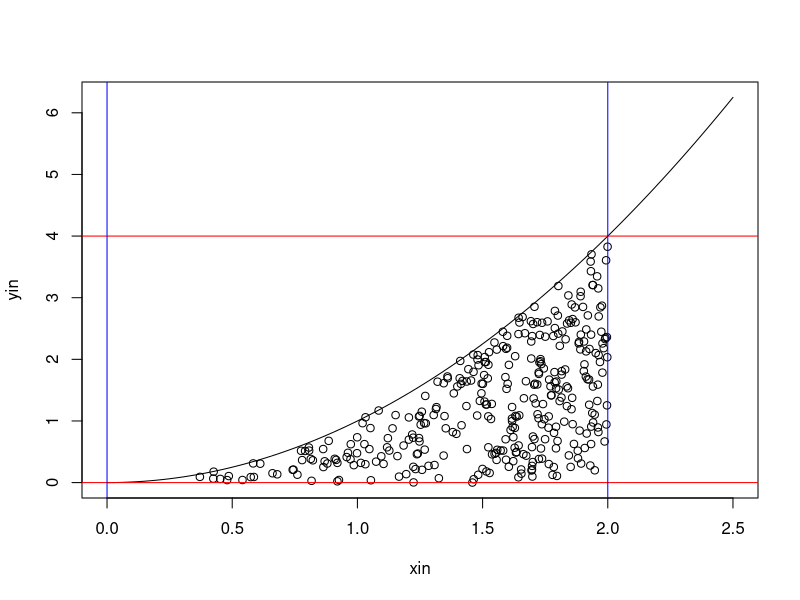

Write the R code that produced this figure.
##########################################################################################################################################

#(주의) ->  순차적으로 코드를 실행하는 것을 권함!

#에러 발생 시 github Finance/R-Finance-Programming 경로에 issue를 남기면 확인

##########################################################################################################################################

### 시뮬레이션

# 시뮬레이션은 다양한 분야에 사용될 수 있는데, 간단한 사례로 다음 적분값을 시뮬레이션을 이용해 구할 수 있음.

n<-1000
f<-function(x) x^2
x<-runif(n,0,2)
y<-runif(n,0,4)
xin<-x[y<f(x)]
yin<-y[y<f(x)]
plot(xin, yin, xlim=c(0, 2.5), ylim=c(0,2.5^2))

curve(x^2, 0, 2.5, add=T)
abline(h=0, col='red')
abline(h=4, col='red')
abline(v=0, col='blue')
abline(v=2, col='blue')

# 시뮬레이션 이용 적분 코드

set.seed(123)
f<-function(x) x^2
a<-0
b<-2
c<-0
d<-4
n<-10^5
x<-runif(n,a,b)
y<-runif(n,c,d)
a*sum(y<f(x))/n
integrate(f,a,b)


########################################################결과값(print)#####################################################################

# # > n<-1000
# > f<-function(x) x^2
# > x<-runif(n,0,2)
# > y<-runif(n,0,4)
# > xin<-x[y<f(x)]
# > yin<-y[y<f(x)]
# > plot(xin, yin, xlim=c(0, 2.5), ylim=c(0,2.5^2))
# > 
#   > curve(x^2, 0, 2.5, add=T)
# > abline(h=0, col='red')
# > abline(h=4, col='red')
# > abline(v=0, col='blue')
# > abline(v=2, col='blue')
# > set.seed(123)
# > f<-function(x) x^2
# > a<-0
# > b<-2
# > c<-0
# > d<-4
# > n<-10^5
# > x<-runif(n,a,b)
# > y<-runif(n,c,d)
# > A*sum(y<f(x))/n
# Error: object 'A' not found
# > integrate(f,a,b)
# 2.666667 with absolute error < 3e-14
# > set.seed(123)
# > f<-function(x) x^2
# > a<-0
# > b<-2
# > c<-0
# > d<-4
# > n<-10^5
# > x<-runif(n,a,b)
# > y<-runif(n,c,d)
# > a*sum(y<f(x))/n
# [1] 0
# > integrate(f,a,b)
# 2.666667 with absolute error < 3e-14

##########################################################################################################################################